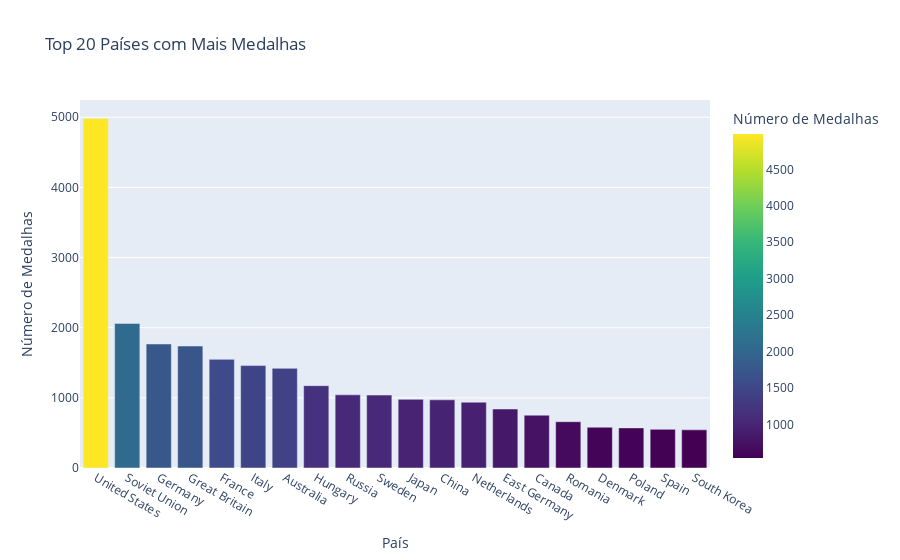

The notebook cell saved with this chart:
### Markdown cell above
#### 6 - Medalhas por país

### Code cell
# Agrupando medalhas por país
contador_medalhas = df.groupby('Team')['Medal'].count().reset_index()

# Ordenar os dados para mostrar os países com mais medalhas no topo
contador_medalhas = contador_medalhas.sort_values(by='Medal', ascending=False)

# Fazer um recorte para os 20 maiores
recorte_20= contador_medalhas.head(20)

# Criar o gráfico interativo com Plotly
fig = px.bar(recorte_20, 
             x='Team', 
             y='Medal', 
             title='Top 20 Países com Mais Medalhas',
             labels={'Team': 'País', 'Medal': 'Número de Medalhas'},
             color='Medal',
             color_continuous_scale='Viridis')

fig.show()

### Figure 1 — Plotly figure (JSON) as saved in the notebook; plotly's stock layout.template omitted (floating-point values rounded to 4 significant figures)
{"data": [{"alignmentgroup": "True", "hovertemplate": "País=%{x}<br>Número de Medalhas=%{marker.color}<extra></extra>", "legendgroup": "", "marker": {"color": [4984, 2061, 1768, 1739, 1549, 1460, 1421, 1174, 1043, 1040, 979, 972, 938, 841, 753, 660, 581, 572, 551, 544], "coloraxis": "coloraxis", "pattern": {"shape": ""}}, "name": "", "offsetgroup": "", "orientation": "v", "showlegend": false, "textposition": "auto", "type": "bar", "x": ["United States", "Soviet Union", "Germany", "Great Britain", "France", "Italy", "Australia", "Hungary", "Russia", "Sweden", "Japan", "China", "Netherlands", "East Germany", "Canada", "Romania", "Denmark", "Poland", "Spain", "South Korea"], "xaxis": "x", "y": [4984, 2061, 1768, 1739, 1549, 1460, 1421, 1174, 1043, 1040, 979, 972, 938, 841, 753, 660, 581, 572, 551, 544], "yaxis": "y"}], "layout": {"barmode": "relative", "coloraxis": {"colorbar": {"title": {"text": "Número de Medalhas"}}, "colorscale": [[0, "#440154"], [0.1111, "#482878"], [0.2222, "#3e4989"], [0.3333, "#31688e"], [0.4444, "#26828e"], [0.5556, "#1f9e89"], [0.6667, "#35b779"], [0.7778, "#6ece58"], [0.8889, "#b5de2b"], [1, "#fde725"]]}, "legend": {"tracegroupgap": 0}, "title": {"text": "Top 20 Países com Mais Medalhas"}, "xaxis": {"anchor": "y", "domain": [0, 1], "title": {"text": "País"}}, "yaxis": {"anchor": "x", "domain": [0, 1], "title": {"text": "Número de Medalhas"}}}}
